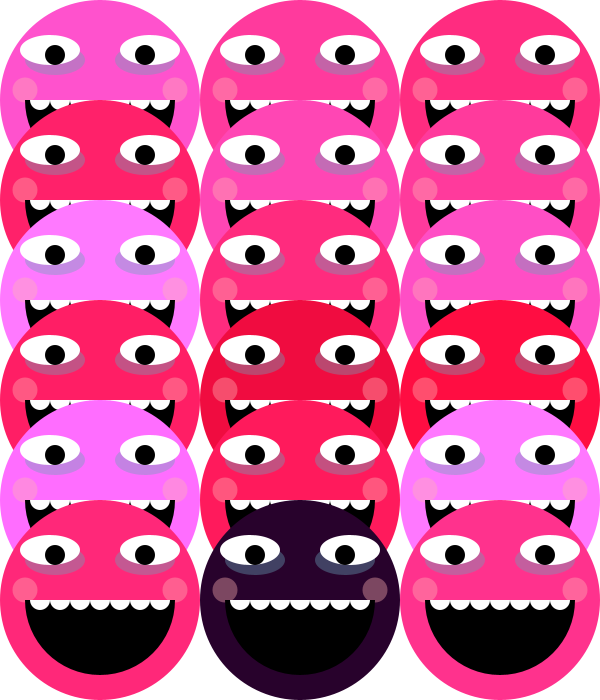
Frame 1 (no input)
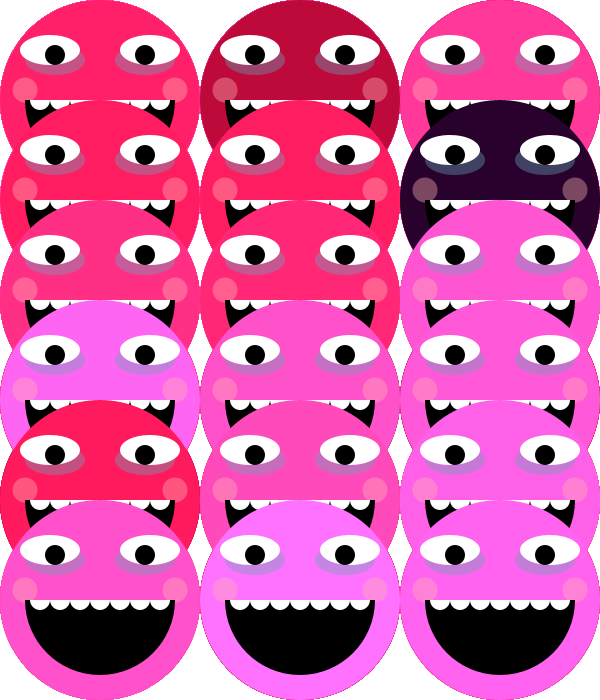
Frame 60 (the mouse pressed at the canvas centre just before this capture)
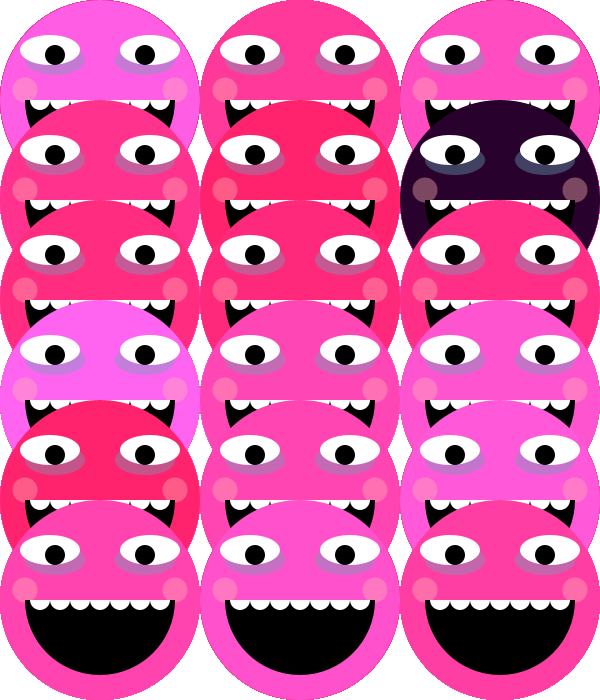
Frame 120 (the mouse held since frame 60 and released just before this capture)

The Processing sketch that drew these frames (run headless with seeded random() and noise(); from frame 60 on, the mouse is pressed at the canvas centre):

// Processing sketch: processing_37914
// ── processing_37914.pde

void setup() {
  size (600, 700);
  background(255);
  smooth();
}

void draw() {
  for (int h=100; h<700; h+=200) {
    for (int i=100; i<700; i+=100) {
      face(h,i, round(random(0,255)));
    }
  }
}

void face(float x, float y,float z) {  
  //head
  noStroke();
  fill(z*10,z/2,z+40);
  ellipse (x, y, 200, 200); 
  //bags under eyes
  fill(105, 163, 183, 100);
  ellipse(x+45, y-40, 60, 30);
  ellipse(x-45, y-40, 60, 30);
  //eyes
  fill(255, 255, 255);
  ellipse (x+50, y-50, 60, 30);
  ellipse (x-50, y-50, 60, 30);
  //pupils
  fill (0);
  ellipse (x+45, y-45, 20, 20);
  ellipse (x-45, y-45, 20, 20);
  //blush
  fill(255, 178, 178, 100);
  ellipse (x+75, y-10, 25, 25);
  ellipse (x-75, y-10, 25, 25);
  //mouth
  fill(0);
  arc (x, y, 150, 150, radians(0), radians(180));
  //teeth
  fill(255);
  for (float i=0;i<130; i+=20) {
    arc ((x-60)+i, y, 20, 20, radians(0), radians(180));
  }
}
